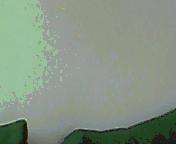
#> input picture dataset/0/bcg_20240207155739.jpg, 176 x 144 px; its folder holds only this picture in this run
$ python data_augmentation.py
#> lines starting #> are read from the running program, lines starting #| are printed output that depends on the picture
#> in create_transforms, img is the input picture: PIL image 176x144 RGB; mean R, G, B 133.7, 147.7, 132.5
import numpy as np
import matplotlib.pyplot as plt
import random
import os
import PIL

import skimage.transform
import skimage.util

# Location of dataset and output folder
DATASET_PATH = "dataset"
OUT_PATH = "output"


#expected folder structure, the script goes through all the subfolders:
# |-- dataset/
#     |-- 0/
#     |   |-- image.jpg
#     |-- 1/
#     |   |-- image.jpg
#
# and saves here:
# |-- output/
#     |-- 0/
#     |   |-- image_1.jpg
#     |   |-- image_2.jpg
#     |-- 1/
#     |   |-- image_1.jpg
#     |   |-- image_2.jpg
#


# File format to use for new dataset
IMG_EXT = ".jpg"
SEED = 42
random.seed(SEED)

### Create output directory
try:
  os.makedirs(OUT_PATH)
except FileExistsError:
  print("WARNING: Output directory already exists. Check to make sure it is empty.")

### Function to create 3 new flipped images of the input
def create_flipped(img):
  # Create a list of flipped images
  flipped = []
  flipped.append(np.fliplr(img))
  flipped.append(np.flipud(img))
  flipped.append(np.flipud(np.fliplr(img)))

  return flipped

### Function to create new rotated images of the input
def create_rotated(img, rotations):
  # Create list of rotated images (keep 8-bit values)
  rotated = []
  for rot in rotations:
    img_rot = skimage.transform.rotate(img, angle=rot, mode='edge', preserve_range=True)
    img_rot = img_rot.astype(np.uint8)
    rotated.append(img_rot)
#> this loop made 3 passes
#> pass 1, in create_rotated, `img_rot = skimage.transform.rotate(img, angle=rot, mode='edge', preser..`:
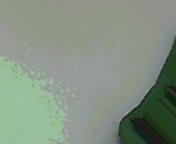
#> img_rot: shape (144, 176, 3) float64; mean R, G, B 131.9, 145.9, 130.4
#> pass 2, in create_rotated, `img_rot = skimage.transform.rotate(img, angle=rot, mode='edge', preser..`:
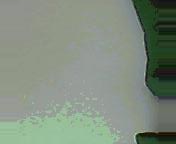
#> img_rot: shape (144, 176, 3) float64; mean R, G, B 128.5, 140.8, 126.6
#> after the loop, rotated = 3 items

  return rotated

### Function to add random noise to images
def create_noisy(img, types, seed=None):
  # Add noise of different types
#> called with seed = 42
  noisy_imgs = []
  for t in types:
    noise = skimage.util.random_noise(img, mode=t, rng=seed)
    noise = (noise * 255).astype(np.uint8)
    noisy_imgs.append(noise)
#> this loop made 2 passes
#> pass 1, in create_noisy, `noise = skimage.util.random_noise(img, mode=t, rng=seed)`:
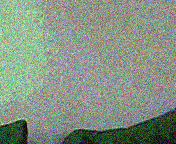
#> noise: shape (144, 176, 3) float64; mean R, G, B 0.525, 0.579, 0.52
#> pass 2, in create_noisy, `noise = skimage.util.random_noise(img, mode=t, rng=seed)`:
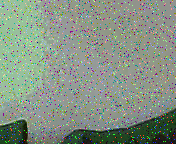
#> noise: shape (144, 176, 3) float64; mean R, G, B 0.523, 0.576, 0.518
#> after the loop, noisy_imgs = 2 items

  return noisy_imgs


### Function to open image and create a list of new transforms
def create_transforms(file_path):
  # Open the image
  img = PIL.Image.open(file_path)

  # Convert the image to a Numpy array (keep all color channels)
  img_array = np.asarray(img)

  # Add original image to front of list
  img_tfs = []
  img_tfs.append([img_array])

  # Perform transforms (call your functions)
  img_tfs.append(create_flipped(img_array))
  img_tfs.append(create_rotated(img_array, [45, 90, 135]))
  img_tfs.append(create_noisy(img_array, ['gaussian', 's&p'], SEED))

  # Flatten list of lists (to create one long list of images)
  img_tfs = [img for img_list in img_tfs for img in img_list]
#> img_tfs = 9 items

  return img_tfs


### Load all images, create transforms, and save in output directory

# Find the directories in the dataset folder
for label in os.listdir(DATASET_PATH):
  class_dir = os.path.join(DATASET_PATH, label)
  # Create output directory
  out_path = os.path.join(OUT_PATH, label)
  os.makedirs(out_path, exist_ok=True)

  # Go through each image in the subfolder
  for i, filename in enumerate(os.listdir(class_dir)):
    # Get the root of the filename before the extension
    file_root = os.path.splitext(filename)[0]

    # Do all transforms for that one image
    file_path = os.path.join(DATASET_PATH, label, filename)
    img_tfs = create_transforms(file_path)
#> img_tfs = 9 items

    # Save images to new files in output directory
    for i, img in enumerate(img_tfs):
      # Create a Pillow image from the Numpy array
      img_pil = PIL.Image.fromarray(img)

      # Construct filename (_.)
      out_file_path = os.path.join(out_path, file_root + "_" + str(i) + IMG_EXT)

      # Convert Numpy array to image and save as a file
      img_pil = PIL.Image.fromarray(img)
      img_pil.save(out_file_path)
#> this loop made 9 passes
#> pass 2, `img_pil = PIL.Image.fromarray(img)`:
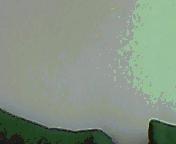
#> img_pil: PIL image 176x144 RGB; mean R, G, B 133.7, 147.7, 132.5
#> pass 3, `img_pil = PIL.Image.fromarray(img)`:
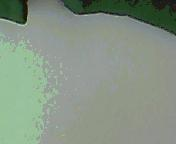
#> img_pil: PIL image 176x144 RGB; mean R, G, B 133.7, 147.7, 132.5
